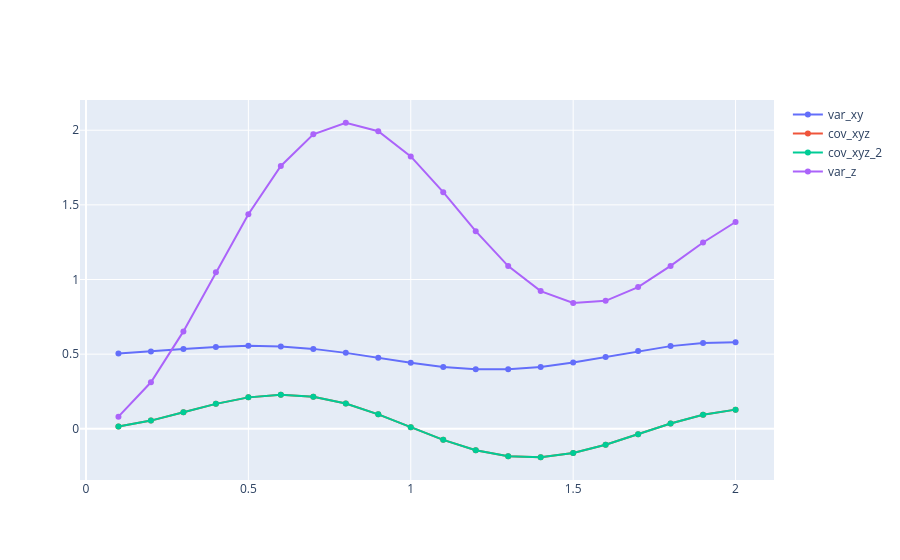

This figure's notebook cell:
### Code cell
import tempfile

from api import RayfishApp
from api.pydantic_models import ParametersInput, SimulationConfig

sim_config = SimulationConfig(
    light_type="coherent",
    estimation_parameter="distance_2_sources",
    simulation_dimension=1,
)
param_config = ParametersInput(
    wave_vector=2.0,
    rayleigh_length=1.0,
    number_of_point_source_distributions=20,
    maximal_length=4.0,
    minimal_spacing=0.1,
)

with tempfile.TemporaryDirectory() as temp_dir:
    app = RayfishApp(
        simulation_config=sim_config, input_parameters=param_config, save_dir=temp_dir
    )
    result = app.run_simulation()
    result["quantum"].name_parameters({
        "quantum_var_0_0": "var_xy",
        "quantum_var_1_1": "var_z",
        "quantum_cov_0_1": "cov_xyz",
        "quantum_cov_1_0": "cov_xyz_2",
    })
    fig = result["quantum"].generate_figure()
    fig.show()

### Figure 1 — Plotly figure (JSON) as saved in the notebook; plotly's stock layout.template omitted (floating-point values rounded to 4 significant figures)
{"data": [{"mode": "lines+markers", "name": "var_xy", "type": "scatter", "x": [0.1, 0.2, 0.3, 0.4, 0.5, 0.6, 0.7, 0.8, 0.9, 1.0, 1.1, 1.2, 1.3, 1.4, 1.5, 1.6, 1.7, 1.8, 1.9, 2], "y": [0.5049, 0.5177, 0.5342, 0.5486, 0.5556, 0.5515, 0.5353, 0.5085, 0.4754, 0.4419, 0.4145, 0.3989, 0.3987, 0.4146, 0.444, 0.4817, 0.5207, 0.5538, 0.5749, 0.5804]}, {"mode": "lines+markers", "name": "cov_xyz", "type": "scatter", "x": [0.1, 0.2, 0.3, 0.4, 0.5, 0.6, 0.7, 0.8, 0.9, 1.0, 1.1, 1.2, 1.3, 1.4, 1.5, 1.6, 1.7, 1.8, 1.9, 2], "y": [0.01467, 0.05489, 0.1104, 0.1671, 0.2105, 0.2288, 0.215, 0.1689, 0.09694, 0.01089, -0.07418, -0.1432, -0.1842, -0.1906, -0.1627, -0.1074, -0.03658, 0.03512, 0.09367, 0.1283]}, {"mode": "lines+markers", "name": "cov_xyz_2", "type": "scatter", "x": [0.1, 0.2, 0.3, 0.4, 0.5, 0.6, 0.7, 0.8, 0.9, 1.0, 1.1, 1.2, 1.3, 1.4, 1.5, 1.6, 1.7, 1.8, 1.9, 2], "y": [0.01467, 0.05489, 0.1104, 0.1671, 0.2105, 0.2288, 0.215, 0.1689, 0.09694, 0.01089, -0.07418, -0.1432, -0.1842, -0.1906, -0.1627, -0.1074, -0.03658, 0.03512, 0.09367, 0.1283]}, {"mode": "lines+markers", "name": "var_z", "type": "scatter", "x": [0.1, 0.2, 0.3, 0.4, 0.5, 0.6, 0.7, 0.8, 0.9, 1.0, 1.1, 1.2, 1.3, 1.4, 1.5, 1.6, 1.7, 1.8, 1.9, 2], "y": [0.08133, 0.3116, 0.6525, 1.049, 1.437, 1.76, 1.973, 2.05, 1.993, 1.824, 1.585, 1.324, 1.09, 0.9223, 0.8434, 0.8572, 0.9491, 1.091, 1.248, 1.385]}], "layout": {"scene": {"xaxis": {"title": {"text": "Spacing"}}, "yaxis": {"title": {"text": "Covariance Matrix"}}}}}
